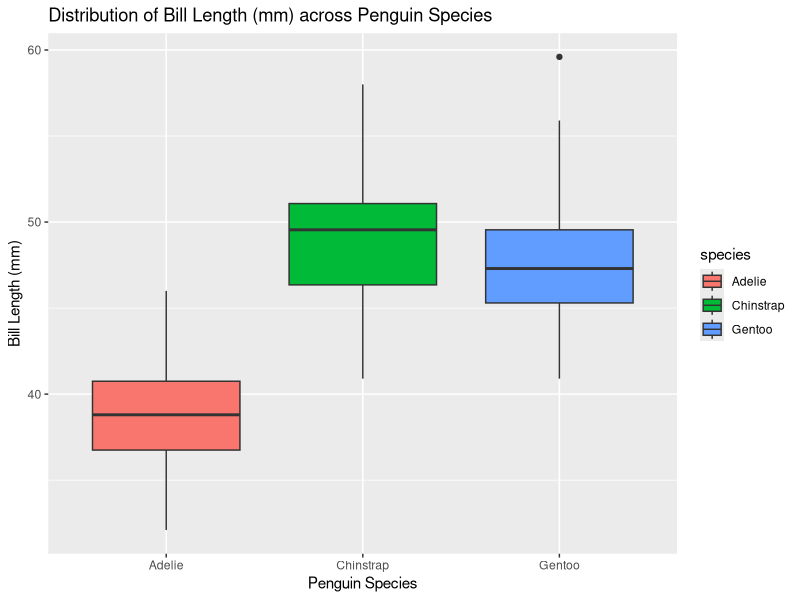

Generate this figure with R:
## ---- chunk 1
library(tidyverse)
library(palmerpenguins)
## ---- chunk 2
glimpse(penguins)
fivenum(penguins$bill_length_mm)
## ---- chunk 3
penguins |> 
  group_by(species) |>
  ggplot(mapping = aes(x = species, y = bill_length_mm, fill = species)) +
  geom_boxplot() +
  labs(
    title = "Distribution of Bill Length (mm) across Penguin Species",
    x = "Penguin Species",
    y = "Bill Length (mm)" 
  )
